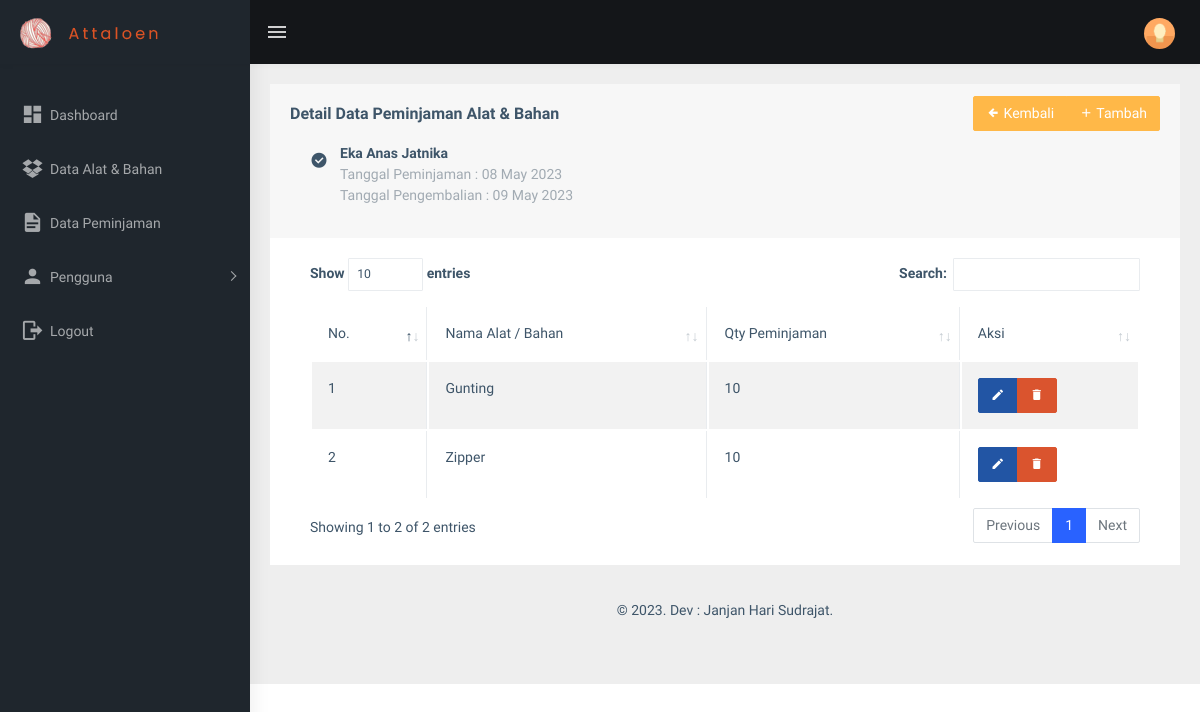
/view_peminjaman/peminjaman_detail.php?id_peminjaman=11 (signed in), run on the app's committed database.
### tables this page shows
CREATE TABLE `peminjaman` (
  `id_peminjaman` int(11) NOT NULL,
  `id_karyawan` int(11) NOT NULL,
  `keperluan` text NOT NULL,
  `tanggal_peminjaman` date NOT NULL,
  `tanggal_pengambilan` date NOT NULL,
  `tanggal_pengembalian` date NOT NULL,
  `status_peminjaman` int(11) NOT NULL,
  `status_pengambilan` int(11) NOT NULL,
  `status_pengembalian` int(11) NOT NULL
);

CREATE TABLE `users` (
  `id_user` int(11) NOT NULL,
  `nama` varchar(255) NOT NULL,
  `username` varchar(255) NOT NULL,
  `email` varchar(255) NOT NULL,
  `password` varchar(255) NOT NULL,
  `phone` varchar(40) NOT NULL,
  `image` varchar(255) NOT NULL,
  `role_id` int(10) NOT NULL,
  `date_created` date NOT NULL,
  `is_active` int(10) NOT NULL
);

CREATE TABLE `peminjaman_detail` (
  `id_peminjaman_detail` int(11) NOT NULL,
  `id_peminjaman` int(11) NOT NULL,
  `id_barang` int(11) NOT NULL,
  `qty_peminjaman` int(11) NOT NULL
);

CREATE TABLE `alat_bahan` (
  `id_alat_bahan` int(11) NOT NULL,
  `kode` varchar(100) NOT NULL,
  `nama_alat_bahan` varchar(255) NOT NULL,
  `merk` varchar(255) NOT NULL,
  `id_kategori` int(11) NOT NULL,
  `qty` int(11) NOT NULL,
  `gambar` varchar(255) NOT NULL,
  `kondisi` varchar(100) NOT NULL,
  `keterangan` varchar(255) NOT NULL,
  `date_created` date NOT NULL
);

### functions.php (called while the page is built, shortened)
<?php
$conn = mysqli_connect("localhost", "root", "", "db_sippa");
function query($query)
{
    global $conn;
    $result = mysqli_query($conn, $query);
    $rows = [];
    while ($row = mysqli_fetch_assoc($result)) {
        $rows[] = $row;
    }
    return $rows;
}

### view_peminjaman/peminjaman_detail.php (the view, shortened to what this page needs)
<?php
include "../templates/header.php";
$id_peminjaman = $_GET["id_peminjaman"];
$p = query(
    "SELECT * FROM peminjaman
    INNER JOIN users ON peminjaman.id_karyawan = users.id_user
    WHERE id_peminjaman = $id_peminjaman"
)[0];
$peminjaman_detail = query(
    "SELECT * FROM peminjaman_detail
    INNER JOIN alat_bahan ON peminjaman_detail.id_barang = alat_bahan.id_alat_bahan
    WHERE id_peminjaman = $id_peminjaman"
);
?>
<div class="page-wrapper">
    <div class="container-fluid">
        <div class="row">
            <div class="col-md-12">
                <div class="card">
                    <div class="card-header">
                        <div class="row">
                            <div class="col">
                                <h5 class="card-title pt-2">Detail Data Peminjaman Alat & Bahan</h5>
                                <ul class="list-style-none">
                                    <li class="d-flex no-block card-body">
                                        <i class="mdi mdi-check-circle fs-4 w-30px mt-1"></i>
                                        <div>
                                            <a href="#" class="mb-0 font-medium p-0">
                                                <?= $p["nama"]; ?>
                                            </a>
                                            <span class="text-muted">
                                                Tanggal Peminjaman :
                                                <?= date('d F Y', strtotime($p["tanggal_peminjaman"])); ?>
                                                <br>
                                                Tanggal Pengembalian :
                                                <?= date('d F Y', strtotime($p["tanggal_pengembalian"])); ?>
                                            </span>
                                        </div>
                                    </li>
                                </ul>
                            </div>
                            <div class="col">
                                <div class="btn-group btn-group-toggle float-end" data-toggle="buttons">
                                    <a href="peminjaman.php" class="btn btn-warning text-white"><i
                                            class="mdi mdi-arrow-left-bold"></i> Kembali</a>
                                    <a href="peminjaman_detail_add.php?id_peminjaman=<?= $p["id_peminjaman"] ?>"
                                        class="btn btn-warning text-white"><i class="mdi mdi-plus"></i> Tambah</a>
                                </div>
                            </div>
                        </div>
                    </div>
                    <div class="card-body">
                        <div class="table-responsive">
                            <table id="zero_config" class="table table-striped table-bordered">
                                <thead>
                                    <tr>
                                        <th>No.</th>
                                        <th>Nama Alat / Bahan</th>
                                        <th>Qty Peminjaman</th>
                                        <th>Aksi</th>
                                    </tr>
                                </thead>
                                <tbody>
                                    <?php $i = 1; ?>
                                    <?php foreach ($peminjaman_detail as $pd): ?>
                                        <tr>
                                            <td>
                                                <?= $i; ?>
                                            </td>
                                            <td>
                                                <?= $pd["nama_alat_bahan"]; ?>
                                            </td>
                                            <td>
                                                <?= $pd["qty_peminjaman"]; ?>
                                            </td>
                                            <td>
                                                <div class="btn-group btn-group-toggle" data-toggle="buttons">
                                                    <a href="peminjaman_detail_edit.php?id_peminjaman_detail=<?= $pd["id_peminjaman_detail"] ?>"
                                                        class="btn btn-info text-white"><i class="mdi mdi-pencil"></i></a>
                                                    <a href="peminjaman_detail_delete.php?id_peminjaman_detail=<?= $pd["id_peminjaman_detail"] ?>"
                                                        class="btn btn-danger text-white"
                                                        onclick="return confirm('Yakin ingin menghapus <?= $pd['nama_alat_bahan']; ?>?');"><i
                                                            class="mdi mdi-delete"></i></a>
                                                </div>
                                            </td>
                                        </tr>
                                        <?php $i++; ?>
                                    <?php endforeach; ?>
                            </table>
                        </div>
                    </div>
                </div>
            </div>
        </div>
        <?php
        include "../templates/footer.php";
        ?>

### data on the page
peminjaman: users.nama "Eka Anas Jatnika", tanggal_peminjaman "08 May 2023", tanggal_pengembalian "09 May 2023"
peminjaman_detail: alat_bahan.nama_alat_bahan "Gunting", qty_peminjaman "10"
peminjaman_detail: alat_bahan.nama_alat_bahan "Zipper", qty_peminjaman "10"
